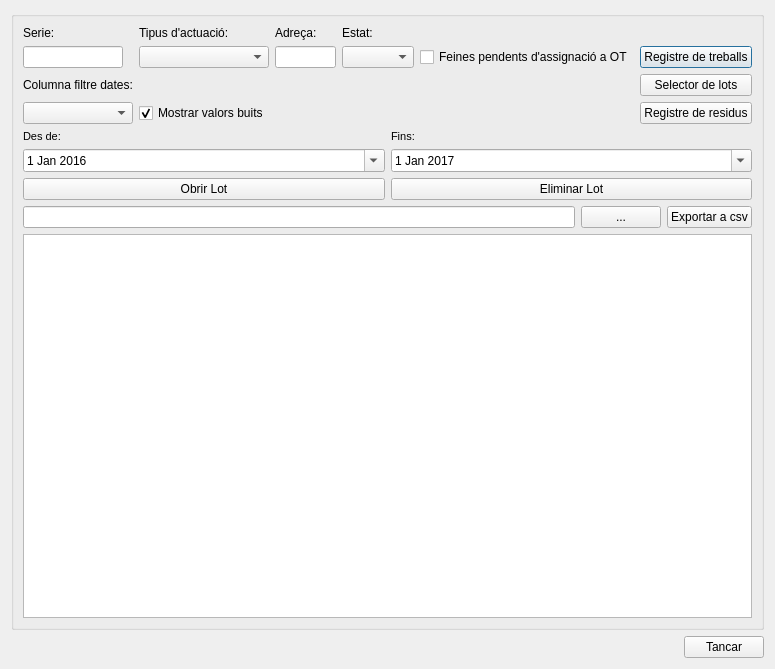
<?xml version="1.0" encoding="UTF-8"?>
<ui version="4.0">
 <class>lot_management</class>
 <widget class="QDialog" name="lot_management">
  <property name="geometry">
   <rect>
    <x>0</x>
    <y>0</y>
    <width>775</width>
    <height>669</height>
   </rect>
  </property>
  <property name="windowTitle">
   <string>Administrador de Lots</string>
  </property>
  <layout class="QVBoxLayout" name="verticalLayout_4">
   <item>
    <widget class="QGroupBox" name="groupBox">
     <property name="title">
      <string/>
     </property>
     <layout class="QVBoxLayout" name="verticalLayout_3">
      <item>
       <layout class="QGridLayout" name="gridLayout_2">
        <item row="0" column="0">
         <widget class="QLabel" name="lbl_filter">
          <property name="text">
           <string>Serie:</string>
          </property>
         </widget>
        </item>
        <item row="0" column="3">
         <widget class="QLabel" name="label_3">
          <property name="text">
           <string>Estat:</string>
          </property>
         </widget>
        </item>
        <item row="1" column="5">
         <spacer name="horizontalSpacer">
          <property name="orientation">
           <enum>Qt::Horizontal</enum>
          </property>
          <property name="sizeHint" stdset="0">
           <size>
            <width>40</width>
            <height>20</height>
           </size>
          </property>
         </spacer>
        </item>
        <item row="1" column="1">
         <widget class="QComboBox" name="cmb_actuacio"/>
        </item>
        <item row="1" column="2">
         <widget class="QLineEdit" name="txt_address"/>
        </item>
        <item row="1" column="0">
         <widget class="QLineEdit" name="txt_codi_ot">
          <property name="maximumSize">
           <size>
            <width>100</width>
            <height>16777215</height>
           </size>
          </property>
         </widget>
        </item>
        <item row="0" column="2">
         <widget class="QLabel" name="label_2">
          <property name="text">
           <string>Adreça:</string>
          </property>
         </widget>
        </item>
        <item row="1" column="4">
         <widget class="QCheckBox" name="chk_assignacio">
          <property name="text">
           <string>Feines pendents d'assignació a OT</string>
          </property>
         </widget>
        </item>
        <item row="0" column="1">
         <widget class="QLabel" name="label">
          <property name="text">
           <string>&lt;html&gt;&lt;head/&gt;&lt;body&gt;&lt;p&gt;Tipus d'actuació:&lt;/p&gt;&lt;/body&gt;&lt;/html&gt;</string>
          </property>
         </widget>
        </item>
        <item row="1" column="6">
         <widget class="QPushButton" name="btn_work_register">
          <property name="text">
           <string>Registre de treballs</string>
          </property>
         </widget>
        </item>
        <item row="3" column="0">
         <widget class="QLabel" name="label_4">
          <property name="text">
           <string>Columna filtre dates:</string>
          </property>
         </widget>
        </item>
        <item row="4" column="1">
         <widget class="QCheckBox" name="chk_show_nulls">
          <property name="text">
           <string>Mostrar valors buits</string>
          </property>
          <property name="checked">
           <bool>true</bool>
          </property>
         </widget>
        </item>
        <item row="1" column="3">
         <widget class="QComboBox" name="cmb_estat"/>
        </item>
        <item row="4" column="0">
         <widget class="QComboBox" name="cmb_date_filter_type"/>
        </item>
        <item row="4" column="6">
         <widget class="QPushButton" name="btn_manage_load">
          <property name="text">
           <string>Registre de residus</string>
          </property>
         </widget>
        </item>
        <item row="3" column="6">
         <widget class="QPushButton" name="btn_lot_selector">
          <property name="text">
           <string>Selector de lots</string>
          </property>
         </widget>
        </item>
       </layout>
      </item>
      <item>
       <layout class="QHBoxLayout" name="horizontalLayout">
        <item>
         <layout class="QGridLayout" name="gridLayout">
          <item row="0" column="0">
           <widget class="QLabel" name="label_data_event_from">
            <property name="font">
             <font>
              <pointsize>8</pointsize>
             </font>
            </property>
            <property name="frameShape">
             <enum>QFrame::NoFrame</enum>
            </property>
            <property name="frameShadow">
             <enum>QFrame::Plain</enum>
            </property>
            <property name="text">
             <string>Des de:</string>
            </property>
            <property name="textFormat">
             <enum>Qt::AutoText</enum>
            </property>
            <property name="scaledContents">
             <bool>false</bool>
            </property>
            <property name="alignment">
             <set>Qt::AlignLeading|Qt::AlignLeft|Qt::AlignVCenter</set>
            </property>
            <property name="margin">
             <number>3</number>
            </property>
           </widget>
          </item>
          <item row="1" column="0">
           <widget class="QDateEdit" name="date_event_from">
            <property name="calendarPopup">
             <bool>true</bool>
            </property>
            <property name="date">
             <date>
              <year>2016</year>
              <month>1</month>
              <day>1</day>
             </date>
            </property>
           </widget>
          </item>
         </layout>
        </item>
        <item>
         <layout class="QVBoxLayout" name="verticalLayout_2">
          <item>
           <widget class="QLabel" name="label_data_event_to">
            <property name="font">
             <font>
              <pointsize>8</pointsize>
             </font>
            </property>
            <property name="frameShape">
             <enum>QFrame::NoFrame</enum>
            </property>
            <property name="frameShadow">
             <enum>QFrame::Raised</enum>
            </property>
            <property name="text">
             <string>Fins:</string>
            </property>
            <property name="textFormat">
             <enum>Qt::AutoText</enum>
            </property>
            <property name="scaledContents">
             <bool>false</bool>
            </property>
            <property name="margin">
             <number>3</number>
            </property>
           </widget>
          </item>
          <item>
           <widget class="QDateEdit" name="date_event_to">
            <property name="calendarPopup">
             <bool>true</bool>
            </property>
            <property name="date">
             <date>
              <year>2017</year>
              <month>1</month>
              <day>1</day>
             </date>
            </property>
           </widget>
          </item>
         </layout>
        </item>
       </layout>
      </item>
      <item>
       <layout class="QHBoxLayout" name="horizontalLayout_2">
        <item>
         <widget class="QPushButton" name="btn_open">
          <property name="text">
           <string>Obrir Lot</string>
          </property>
         </widget>
        </item>
        <item>
         <widget class="QPushButton" name="btn_delete">
          <property name="text">
           <string>Eliminar Lot</string>
          </property>
         </widget>
        </item>
       </layout>
      </item>
      <item>
       <layout class="QHBoxLayout" name="horizontalLayout_3">
        <item>
         <widget class="QLineEdit" name="txt_path"/>
        </item>
        <item>
         <widget class="QPushButton" name="btn_path">
          <property name="text">
           <string>...</string>
          </property>
         </widget>
        </item>
        <item>
         <widget class="QPushButton" name="btn_export">
          <property name="text">
           <string>Exportar a csv</string>
          </property>
         </widget>
        </item>
       </layout>
      </item>
      <item>
       <widget class="QTableView" name="tbl_lots">
        <property name="sortingEnabled">
         <bool>true</bool>
        </property>
       </widget>
      </item>
     </layout>
    </widget>
   </item>
   <item>
    <layout class="QGridLayout" name="lyt_buttons">
     <item row="0" column="0">
      <spacer name="horizontalSpacer_2">
       <property name="orientation">
        <enum>Qt::Horizontal</enum>
       </property>
       <property name="sizeHint" stdset="0">
        <size>
         <width>40</width>
         <height>20</height>
        </size>
       </property>
      </spacer>
     </item>
     <item row="0" column="1">
      <widget class="QPushButton" name="btn_cancel">
       <property name="text">
        <string>Tancar</string>
       </property>
      </widget>
     </item>
    </layout>
   </item>
  </layout>
 </widget>
 <tabstops>
  <tabstop>date_event_from</tabstop>
  <tabstop>date_event_to</tabstop>
  <tabstop>btn_open</tabstop>
  <tabstop>btn_delete</tabstop>
  <tabstop>tbl_lots</tabstop>
 </tabstops>
 <resources/>
 <connections/>
</ui>
